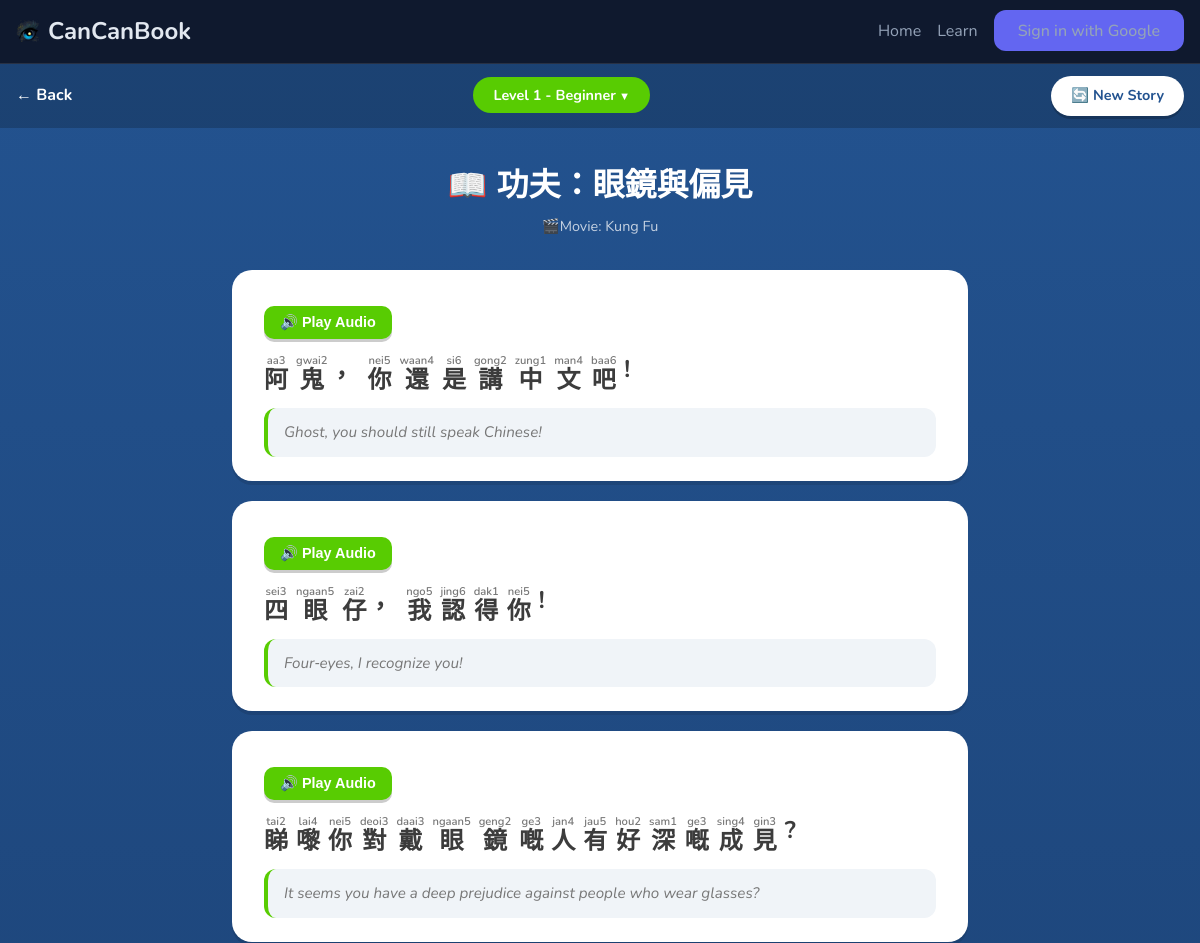
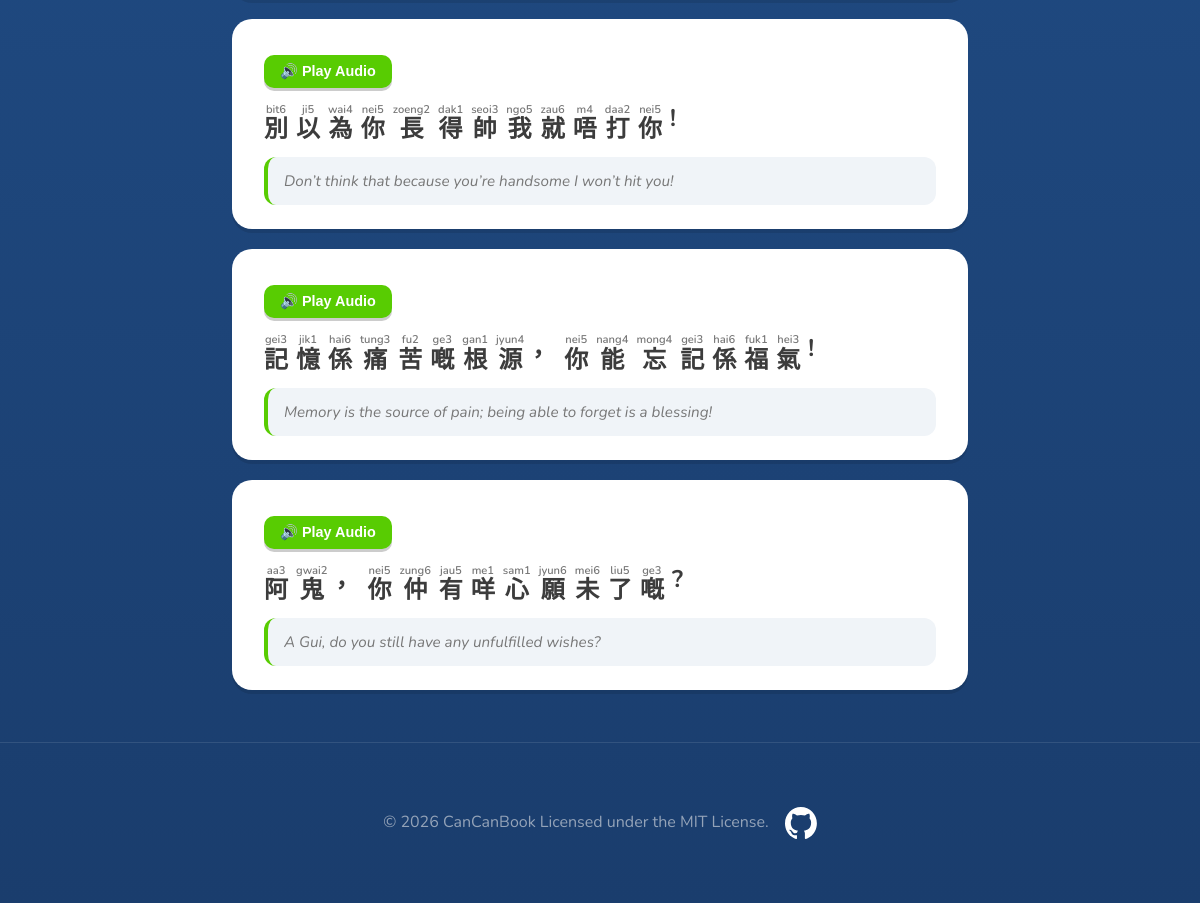
The page /stories.php on the database its author committed (2 pictures, top to bottom).
### tables this page shows
CREATE TABLE `stories` (
  `id` int(11) NOT NULL AUTO_INCREMENT,
  `level` int(11) NOT NULL,
  `title` varchar(200) NOT NULL,
  `author` varchar(200) DEFAULT NULL,
  `content` json NOT NULL,
  `created_at` timestamp NULL DEFAULT CURRENT_TIMESTAMP,
  PRIMARY KEY (`id`)
);

### stories.php (the view, shortened to what this page needs)
<?php
require_once 'config/database.php';
$filterLevel = isset($_GET['level']) ? intval($_GET['level']) : 0;
if ($filterLevel >= 1 && $filterLevel <= 5) {
    $stmt = $pdo->prepare("SELECT * FROM stories WHERE level = ? ORDER BY RAND() LIMIT 1");
    $stmt->execute([$filterLevel]);
} else {
    $stmt = $pdo->query("SELECT * FROM stories ORDER BY RAND() LIMIT 1");
}
$story = $stmt->fetch();
$content = json_decode($story['content'], true);
$level = $story['level'];
$title = $story['title'];
$author = $story['author'] ?? null;
$levelNames = [
    1 => 'Beginner',
    2 => 'Elementary',
    3 => 'Intermediate',
    4 => 'Upper Intermediate',
    5 => 'Advanced'
];
require_once 'includes/header.php';
?>
    <div class="top-bar">
        <a href="/start" class="back-btn">← Back</a>
        <div class="level-selector">
            <span class="level-badge" onclick="toggleDropdown()">Level <?= $level ?> - <?= $levelNames[$level] ?></span>
        </div>
        <a href="/stories/<?= $level ?>" class="refresh-btn">🔄 New Story</a>
    </div>
    <div class="container">
        <h1 class="story-title">📖 <?= htmlspecialchars($title) ?></h1>
        <?php if ($author): ?>
        <div class="story-meta"><?= htmlspecialchars($author) ?></div>
        <?php endif; ?>
        <?php foreach ($content as $line): ?>
        <div class="dialogue-card">
            <button class="play-btn" onclick="speakCantonese('<?= htmlspecialchars($line['cantonese'], ENT_QUOTES) ?>')">
                🔊 Play Audio
            </button>
            <div class="cantonese-line">
                <?php
                $chars = preg_split('//u', $line['cantonese'], -1, PREG_SPLIT_NO_EMPTY);
                $jyutpingParts = explode(' ', $line['jyutping']);
                $jIndex = 0;
                foreach ($chars as $char):
                    $isPunctuation = preg_match('/[\p{P}\s]/u', $char);
                    $jyut = '';
                    if (!$isPunctuation && isset($jyutpingParts[$jIndex])) {
                        $jyut = $jyutpingParts[$jIndex];
                        $jIndex++;
                    }
                ?>
                <div class="char-group" onclick="speakCantonese('<?= htmlspecialchars($char, ENT_QUOTES) ?>')">
                    <span class="jyutping"><?= $jyut ?></span>
                    <span class="char"><?= htmlspecialchars($char) ?></span>
                </div>
                <?php endforeach; ?>
            </div>
            <div class="english-translation">
                <?= htmlspecialchars($line['english']) ?>
            </div>
        </div>
        <?php endforeach; ?>
    </div>
<?php require_once 'includes/footer.php'; ?>

### assets/css/style.css (style rules this page uses)
:root { --primary: #6366f1; --primary-dark: #4f46e5; --secondary: #f59e0b; --bg-dark: #0f172a; --bg-card: #1e293b; --text: #e2e8f0; --text-muted: #94a3b8; --success: #10b981; --radius: 12px; }
* { margin: 0; padding: 0; box-sizing: border-box; }
body { font-family: 'Outfit', sans-serif; background: var(--bg-dark); color: var(--text); line-height: 1.6; }
.container { max-width: 1200px; margin: 0 auto; padding: 0 20px; }

### rows shown on the page
stories: level "1", level "Beginner", title "功夫：眼鏡與偏見", author "🎬Movie: Kung Fu"

### other values the page prints
$jyut "aa3"
$char "阿"
$jyut "gwai2"
$char "鬼"
$char "，"
$jyut "nei5"
$char "你"
$jyut "waan4"
$char "還"
$jyut "si6"
$char "是"
$jyut "gong2"
$char "講"
$jyut "zung1"
$char "中"
